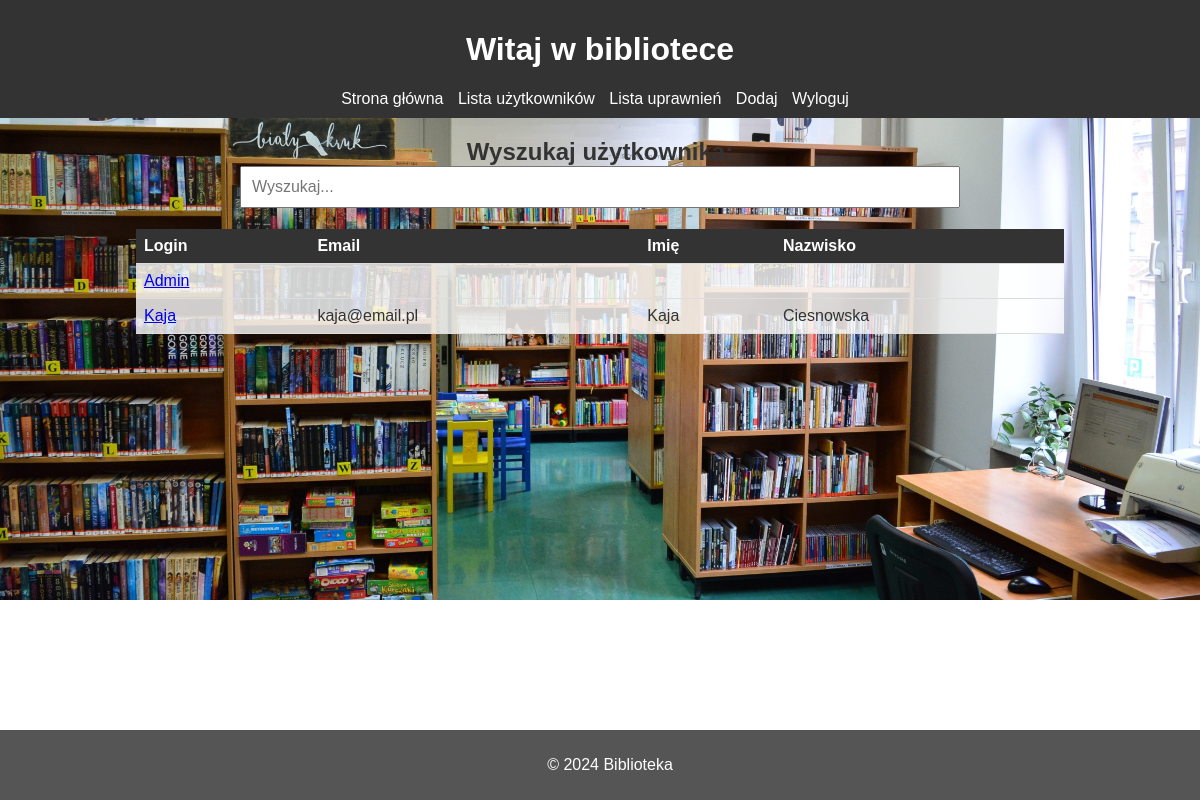
Page /detail-book-permission (signed in) on the earlier database version.
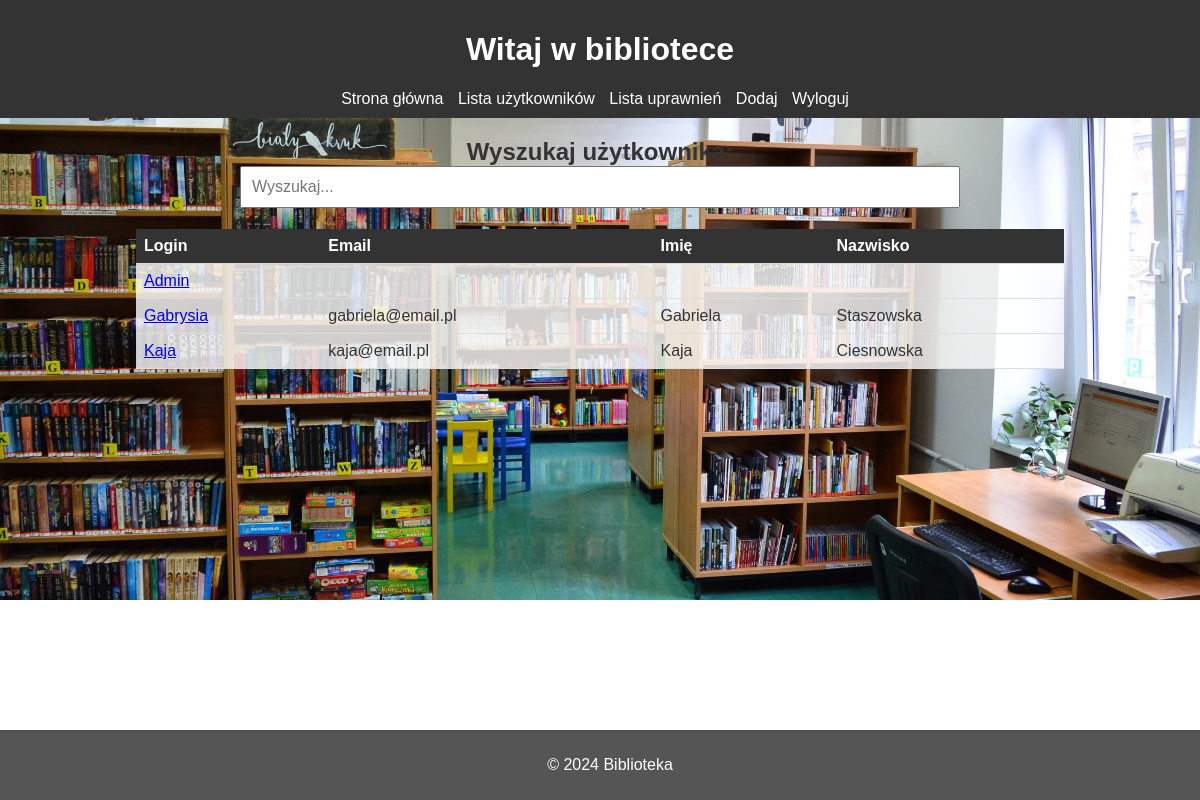
Same page on the later database version.
### uzytkownicy/models.py (models this page shows, shortened)
class User(AbstractUser):
    choices = [(0, 'Męźczyzna'),
               (1, 'Kobieta')]
    Telefon = models.CharField(max_length=9,null=False, validators=[regex_telefon])
    Pesel = models.CharField(max_length=11, unique=True, null=False, validators=[regex_pesel, validate_pesel])
    Data_urodzenia = models.DateField(null = False)
    current_password = models.CharField(max_length=15, null=False, blank=False, validators=[password_validator])
    password_1 = models.CharField(max_length=15, null=False, blank=False, validators=[password_validator])
    password_2 = models.CharField(max_length=15, null=False, blank=False, validators=[password_validator])
    password_3 = models.CharField(max_length=15, null=False, blank=False, validators=[password_validator])
    passwords_attempts = models.IntegerField(default=0)
    Plec = models.IntegerField(choices=choices, null=False)
    Bibliotekarz = models.BooleanField(default = False)
    ManagerBiblioteki = models.BooleanField(default = False)
    utworzony = models.DateTimeField(auto_now_add=True)
    edytowany = models.DateTimeField(auto_now=True)
    is_deleted = models.BooleanField(default=False)
    is_password_changed = models.BooleanField(default=False)
    REQUIRED_FIELDS = ['Telefon', 'Pesel', 'Data_urodzenia', 'Plec']

### uzytkownicy/views.py (the view)
# urls.py: path('detail-book-permission', views.DeleteBookPermissionView.as_view(), name='detail-book-permission'),
class DeleteBookPermissionView(AddUserPermissionView):
    permission = Permissions.objects.filter(Delete_books=True).values_list('User', flat=True)

### uzytkownicy/views.py (called while the page is built)
    def get_queryset(self):
        users = User.objects.filter(id__in=self.permission)
        return users

    def test_func(self, *args, **kwargs) -> bool | None:
        return Permissions.objects.get(User=self.request.user.id).Edit_user

### uzytkownicy/templates/listUsers.html (shortened to what this page needs)
<!DOCTYPE html>
{% load static %}
<html lang="en">
<head>
</head>
<body>
    <header>
        <h1>Witaj w bibliotece</h1>
        <nav>
            <ul>
                <li><a href="{% url 'home' %}">Strona główna</a></li>
                <li><a href="{% url 'users' %}">Lista użytkowników</a></li>
                <li><a href="{% url 'list-permissions' %}">Lista uprawnień</a></li>
                <li><a href="{% url 'addUser' %}">Dodaj</a></li>
                {% if user.is_authenticated %}
                <li><a href="{% url 'logout' %}">Wyloguj</a></li>
            {% else %}
                <li><a href="{% url 'login' %}">Zaloguj</a></li>
            {% endif %}
            </ul>
        </nav>
    </header>
    <main>
        {% if page == None %}
        <form action="" method="get">
            <label for="search">Wyszukaj użytkownika:</label>
            <br>
            <input id="search" name="q" type="text" placeholder="Wyszukaj...">
        </form>
        {% endif %}
        <table>
            <tr>
                <th>Login</th>
                <th>Email</th>
                <th>Imię</th>
                <th>Nazwisko</th>
            </tr>
            {% for user in object_list %}
            <tr>
                <td><a href="{% url 'user' user.id %}">{{ user.username }}</a></td>
                <td>{{ user.email }}</td>
                <td>{{ user.first_name }}</td>
                <td>{{ user.last_name }}</td>
            </tr>
            {% endfor %}
        </table>
    </main>
    <footer>
        <p>&copy; 2024 Biblioteka</p>
    </footer>
</body>
</html>

Differences in the rows shown:
now on this page (row edited): User: username "Gabrysia", email "gabriela@email.pl", first_name "Gabriela", last_name "Staszowska"
